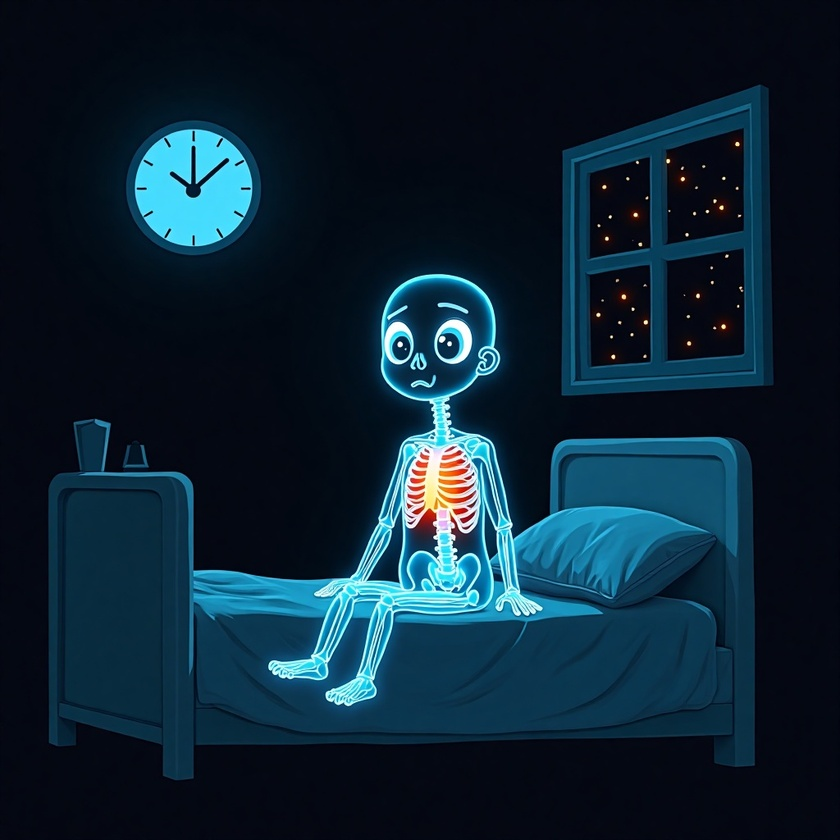
#> input picture body_channel/episodes/ep01/img/h01.jpg, 840 x 840 px, shrunk from 1024 x 1024 before the run
$ python -i layers.py   (imports and definitions only)
#> lines starting #> are read from the running program, lines starting #| are printed output that depends on the picture; after the words box and inside, x2 and y2 are one past the last pixel; in counts of white or black regions, pixels touching at a corner belong together
#> further down, picture is the input picture: PIL image 840x840 RGB; mean R, G, B 12.4, 35.8, 51.4
"""Split a neon scene (glowing line art on a dark backdrop) into movable element layers (RGBA cut-outs).
Backdrop = pixels close to the edge colour AND connected to the image border. The soft glow around each
element is kept as partial alpha, so cut-outs keep their halo when they move."""
import numpy as np
from PIL import Image
from scipy import ndimage

def split(im, tol=38, join=10, min_area=300):
#> called with tol = 38, join = 10, min_area = 300
    a = np.asarray(im.convert("RGB")).astype(np.int16)
    edge = np.concatenate([a[0], a[-1], a[:, 0], a[:, -1]]); bg = np.median(edge, axis=0)
#> after `bg = np.median(edge, axis=0)`: bg = [3, 7, 18]
    dist = np.abs(a - bg).sum(2)
    close = dist <= tol
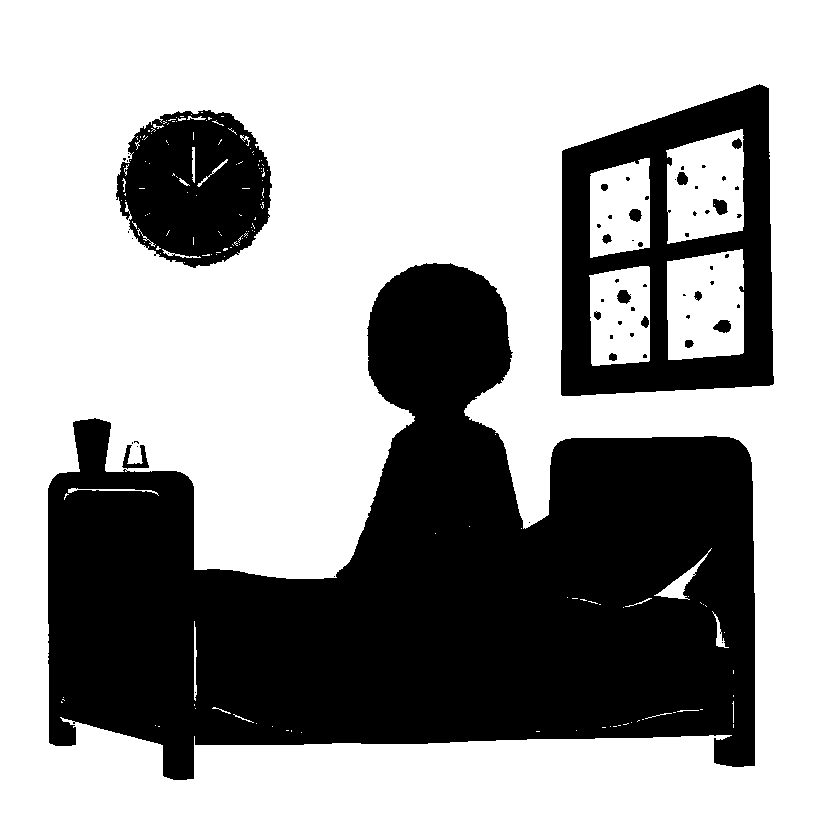
#> close: shape (840, 840) bool; 64% white; 61 black regions (43 under 20 px), largest, box (x1, y1, x2, y2) and area: (48, 263, 755, 780) 202836, (561, 84, 774, 396) 31446, (116, 110, 272, 268) 17937
    lab, _ = ndimage.label(close)
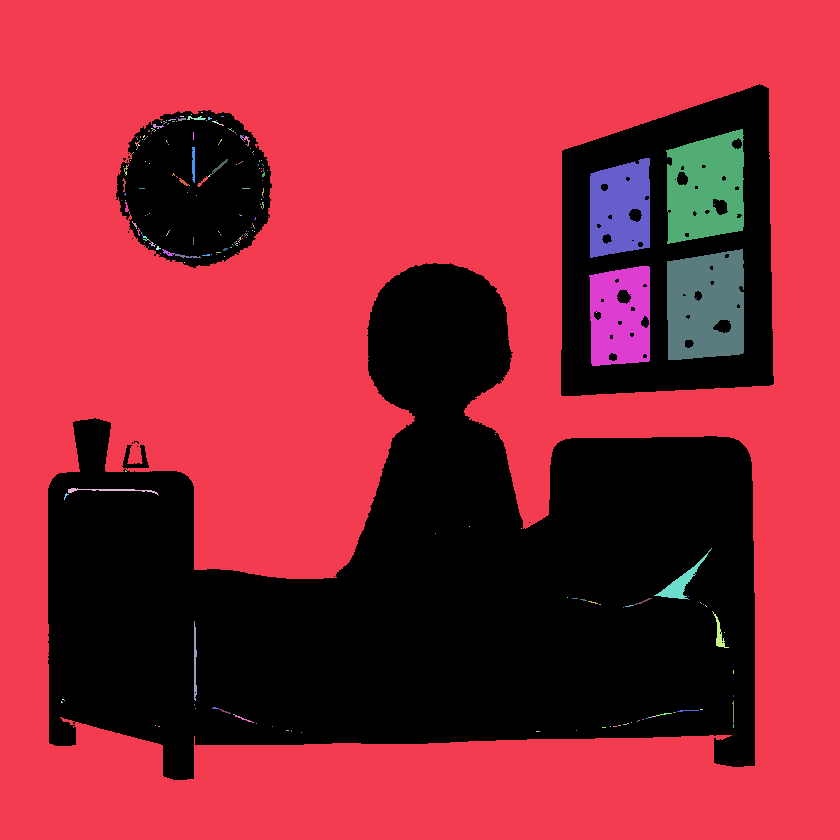
#> lab: shape (840, 840) int32; 287 distinct labels, from 0 to 286; one colour per label, 0 black
    border = set(np.unique(np.concatenate([lab[0], lab[-1], lab[:, 0], lab[:, -1]])).tolist()) - {0}
#> border = 1 item
    ink = ~np.isin(lab, list(border))
#> ink: shape (840, 840) bool; 39.8% white; 15 white regions (11 under 20 px), largest, box (x1, y1, x2, y2) and area: (48, 263, 755, 780) 204211, (561, 84, 774, 396) 57479, (116, 110, 272, 268) 18857, (122, 445, 149, 469) 278
    ink = ndimage.binary_opening(ink, iterations=1)
#> ink: shape (840, 840) bool; 39.8% white; 5 white regions (1 under 20 px), largest, box (x1, y1, x2, y2) and area: (48, 263, 755, 780) 204162, (561, 84, 774, 396) 57478, (116, 110, 272, 268) 18777, (122, 445, 149, 469) 273
    ink = ndimage.binary_fill_holes(ndimage.binary_closing(np.pad(ink, 6), iterations=4)[6:-6, 6:-6] | ink)
#> ink: shape (840, 840) bool; 39.8% white; 3 white regions, box (x1, y1, x2, y2) and area: (48, 263, 755, 780) 204817, (561, 84, 774, 396) 57478, (116, 110, 272, 268) 18853
    joined = ndimage.binary_dilation(ink, iterations=join)
#> joined: shape (840, 840) bool; 45.9% white; 3 white regions, box (x1, y1, x2, y2) and area: (38, 253, 765, 790) 233393, (551, 74, 784, 406) 67248, (106, 100, 282, 278) 23576
    glab, _ = ndimage.label(joined)
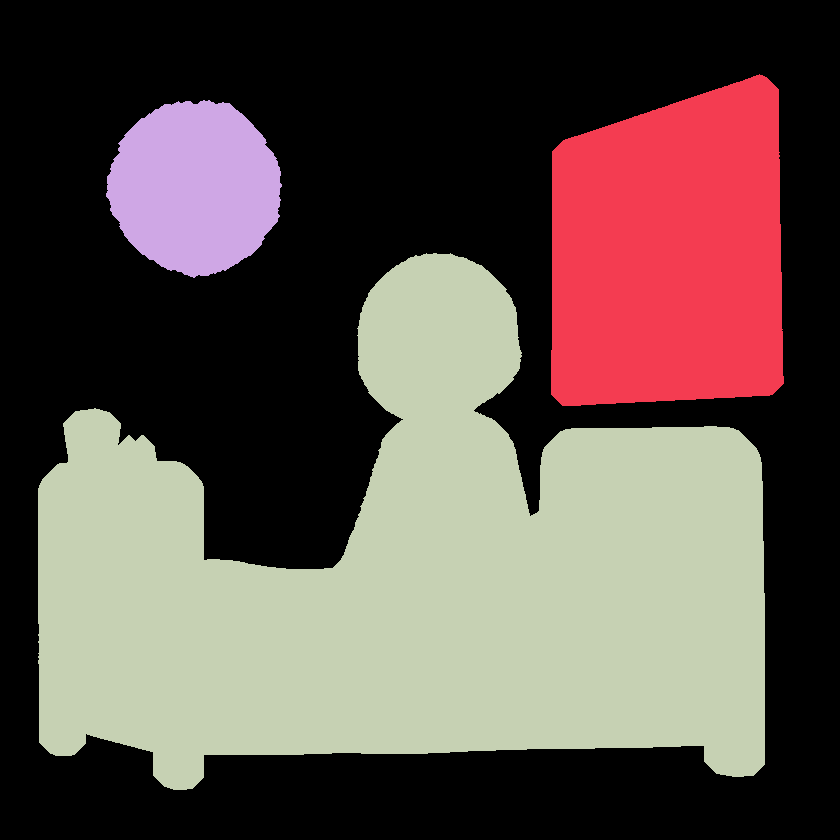
#> glab: shape (840, 840) int32; 4 distinct labels, from 0 to 3; one colour per label, 0 black
    # alpha: solid inside the element, a soft ramp over the glow just outside it
    glow = np.clip((dist - 8) / 60.0, 0, 1)
    soft = np.maximum(ndimage.gaussian_filter(ink.astype(np.float32), 1.0), glow * ndimage.binary_dilation(ink, iterations=8))
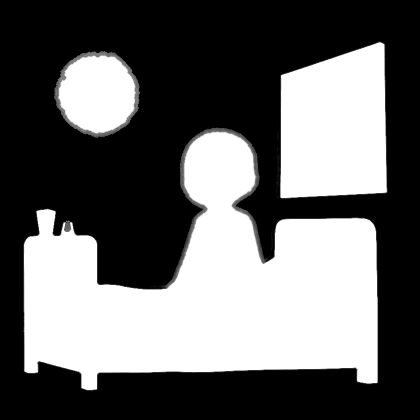
#> soft: shape (840, 840) float64 (shown at 1/2 size); min 0, max 1, mean 0.404
    els = []
    for i, sl in enumerate(ndimage.find_objects(glab), 1):
        comp = glab[sl] == i
        area = int((ink[sl] & comp).sum())
        if area < min_area: continue
        alpha = soft[sl] * comp
        rgba = np.dstack([a[sl], alpha * 255]).clip(0, 255).astype(np.uint8)
        y0, x0 = sl[0].start, sl[1].start
        els.append(dict(img=Image.fromarray(rgba, "RGBA"), x=x0, y=y0, w=sl[1].stop - x0, h=sl[0].stop - y0, area=area))
#> this loop made 3 passes
#> (area, y0, x0) on passes 1 to 3: (57478, 74, 551), (18853, 100, 106), (204817, 253, 38)
#> pass 1, in split, `comp = glab[sl] == i`:
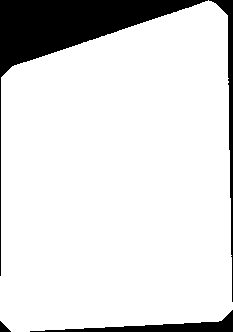
#> comp: shape (332, 233) bool; 86.9% white; 4 black regions, box (x1, y1, x2, y2) and area: (0, 0, 208, 276) 7663, (30, 310, 233, 332) 1264, (209, 0, 233, 302) 1115, (0, 321, 11, 332) 66
#> pass 1, in split, `rgba = np.dstack([a[sl], alpha * 255]).clip(0, 255).astype(np.uint8)`:
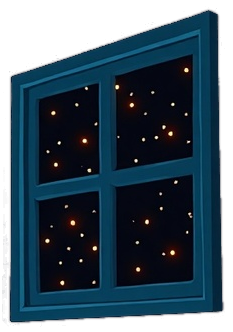
#> rgba: shape (332, 233, 4); mean R, G, B, A 9, 30, 46.2, 190.5; transparent parts drawn white
#> after the loop:
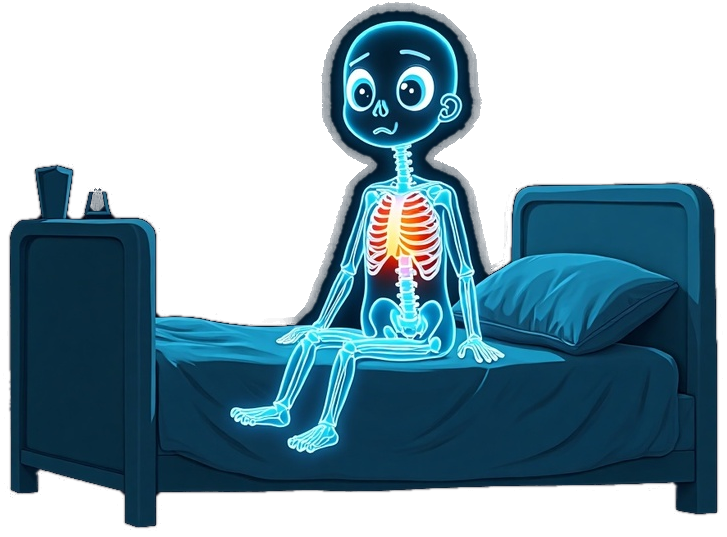
#> rgba: shape (537, 727, 4); mean R, G, B, A 17.2, 49.4, 67.6, 135.4; transparent parts drawn white
#> after the loop, els = 3 items
    els.sort(key=lambda e: -e["area"])
    return els, tuple(int(v) for v in bg)

>>> from PIL import Image
>>> picture = Image.open('../episodes/ep01/img/h01.jpg')
>>> result = split(picture)

$ run again, on body_channel/episodes/ep01/img/h03.jpg
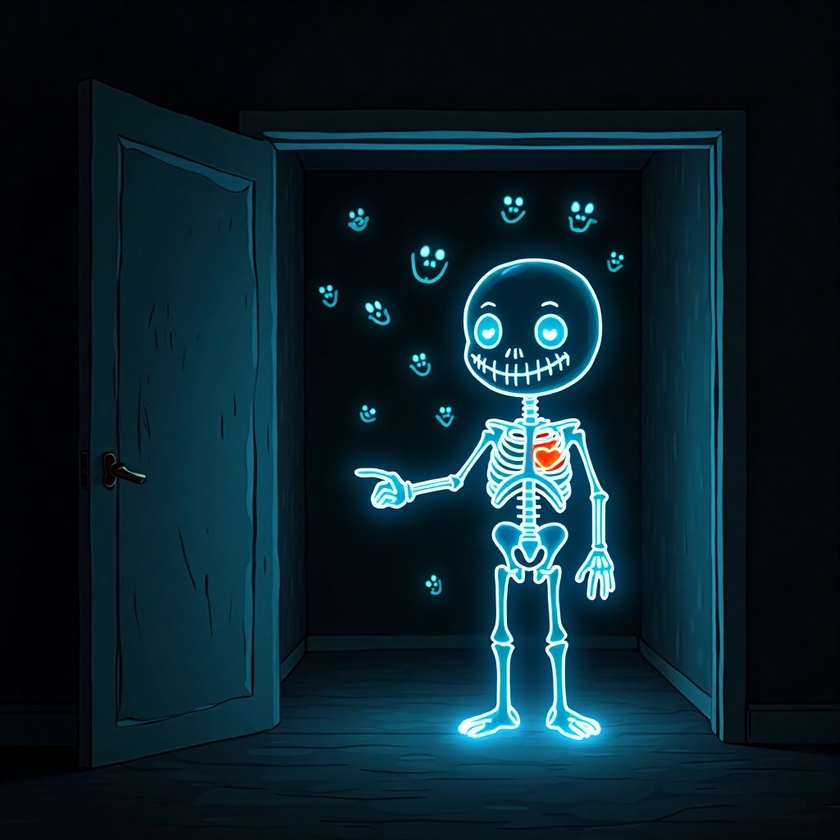
#> input picture body_channel/episodes/ep01/img/h03.jpg, 840 x 840 px, shrunk from 1024 x 1024 before the run
#> picture is the input picture: PIL image 840x840 RGB; mean R, G, B 11.2, 34.2, 44.1
#> bg = [2, 5, 10]
#> close: shape (840, 840) bool; 52.9% white; 359 black regions (317 under 20 px), largest, box (x1, y1, x2, y2) and area: (90, 80, 798, 840) 321215, (410, 237, 454, 288) 1680, (561, 193, 602, 239) 1365
#> in split, `lab, _ = ndimage.label(close)`:
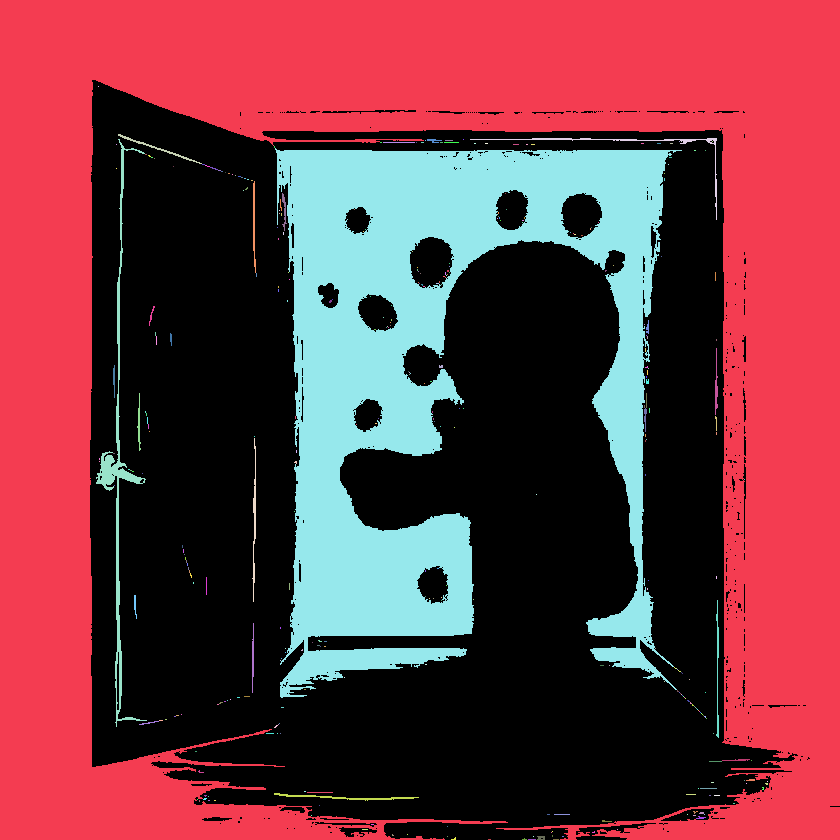
#> lab: shape (840, 840) int32; 356 distinct labels, from 0 to 355; one colour per label, 0 black
#> border = 7 items
#> joined: shape (840, 840) bool; 66.3% white; 4 black regions (2 under 20 px), largest, box (x1, y1, x2, y2) and area: (0, 0, 840, 840) 237499, (733, 342, 740, 355) 49
#> glab: shape (840, 840) int32; 3 distinct labels, from 0 to 2
#> the loop in split, `for i, sl in enumerate(ndimage.find_objects(glab), 1):` made 2 passes
#> (i, area, y0, x0) on pass 1: (1, 438837, 70, 80)
#> pass 2, in split, `comp = glab[sl] == i`:
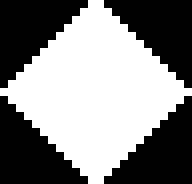
#> comp: shape (23, 24) bool (shown 8 times larger); 52.2% white; 4 black regions, box (x1, y1, x2, y2) and area: (0, 0, 11, 11) 66, (13, 0, 24, 11) 66, (0, 12, 11, 23) 66, (13, 12, 24, 23) 66
#> after the loop in split, `for i, sl in enumerate(ndimage.find_objects(glab), 1):`: els = 1 item
